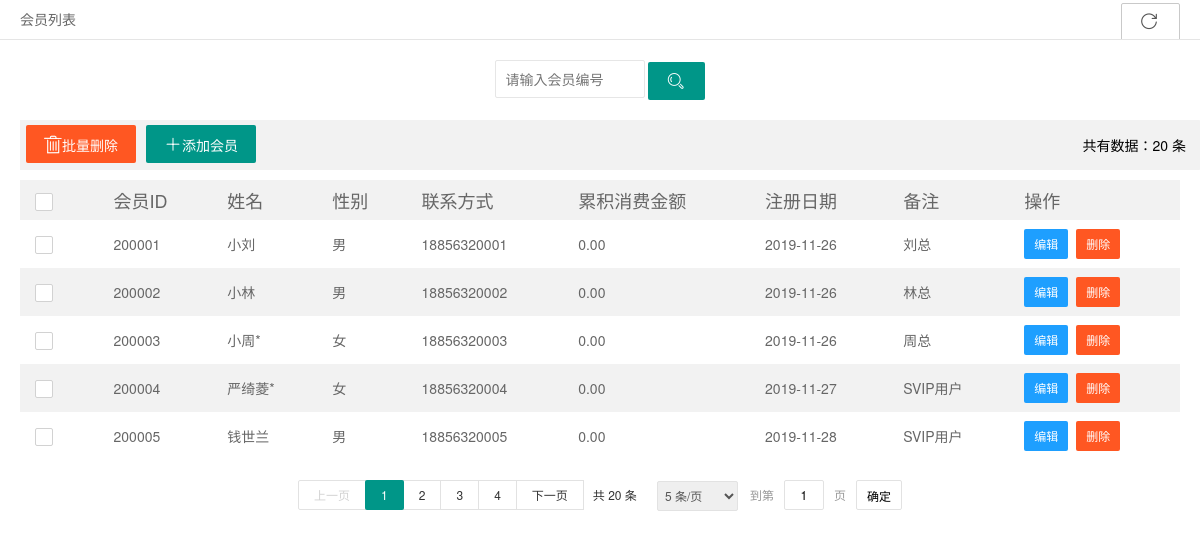
Page /pages/member-list.php on the committed database.
### tables this page shows
CREATE TABLE `tb_member` (
  `memberID` varchar(100) NOT NULL COMMENT '会员编号',
  `memberName` varchar(100) NOT NULL COMMENT '姓名',
  `memberSex` varchar(100) NOT NULL COMMENT '性别',
  `memberPhone` varchar(100) NOT NULL COMMENT '电话',
  `totalSum` decimal(10,2) DEFAULT NULL COMMENT '累积消费金额',
  `createDate` date DEFAULT NULL COMMENT '注册日期',
  `note` varchar(1000) DEFAULT NULL COMMENT '备注',
  PRIMARY KEY (`memberID`)
);

### pages/member-list.php (the view, shortened to what this page needs)
<?php
    include '../config/dbcon.php';
    $sql_count = "select count(*) from tb_member;";
    $query_count = mysqli_query($con, $sql_count);
    $count = mysqli_fetch_array($query_count);
    $recordcount = $count[0];
    if(empty($_GET['page'])){
        $page = 1;
        $pagesize = 5;
    }
    else{
        $page = $_GET['page'];
        $pagesize = $_GET['pagesize'];
    }
    $amount=($page-1)*$pagesize;
    $sql = "select * from tb_member limit {$amount},{$pagesize};";
    $query = mysqli_query($con, $sql);
    $rows = mysqli_fetch_all($query,MYSQLI_ASSOC);
?>
<!DOCTYPE html>
<html>
  <head>
    <link rel="stylesheet" href="../css/font.css">
    <link rel="stylesheet" href="../css/xadmin.css">
    <link rel="stylesheet" href="../layui/css/layui.css">
  </head>
  <body class="layui-anim">
    <div class="x-nav">
      <span class="layui-breadcrumb">
        <a><cite>会员列表</cite></a>
      </span>
      <a class="layui-btn layui-btn-primary layui-btn-small" style="line-height:1.6em;margin-top:3px;float:right"
      href="javascript:location.replace(location.href);" title="刷新">
        <i class="layui-icon" style="line-height:1.6em;margin-top:3px;float:right">&#xe669;</i>
      </a>
    </div>
    <div class="x-body">
      <div class="layui-row" style="text-align: center;margin: 0 auto;">
        <form class="layui-form layui-col-md12 x-so" action="action-search.php" method="post">
          <input type="text" name="memberID"  placeholder="请输入会员编号" required lay-verify="number|memberID"
          autocomplete="off" class="layui-input">
          <button class="layui-btn"  lay-submit="" name ='member-search' lay-filter="sreach-member-id">
            <i class="layui-icon">&#xe615;</i>
          </button>
        </form>
      </div>
      <xblock style="float: left;width: 100%;line-height:40px">
          <form id = "delAll" action = 'action-delete.php' method= "post">
          <button class="layui-btn layui-btn-danger" name='memberSet-delete' onclick = 'delAll()'
                  style="float: left;margin-right: 10px">
            <i class="iconfont">&#xe69d;</i>批量删除
          </button>
        </form>
        <span>
        <button class="layui-btn" onclick="x_admin_show('添加会员','member-add.php',800,600)"
                style="float: left;">
          <i class="iconfont">&#xe6b9;</i>添加会员
        </button>
        </span>
        <span style="float: right;line-height:40px">共有数据：<?php echo $recordcount;?> 条</span>
      </xblock>
      <table class="layui-table" lay-filter="demo" lay-even lay-skin="nob">
        <thead>
          <tr>
            <th>
              <div class="layui-unselect header layui-form-checkbox" lay-skin="primary">
                <i class="layui-icon">&#xe605;</i>
              </div>
            </th>
            <th style="font-size: 18px">会员ID</th>
            <th style="font-size: 18px">姓名</th>
            <th style="font-size: 18px">性别</th>
            <th style="font-size: 18px">联系方式</th>
            <th style="font-size: 18px">累积消费金额</th>
            <th style="font-size: 18px">注册日期</th>
            <th style="font-size: 18px">备注</th>
            <th style="font-size: 18px">操作</th>
          </tr>
        </thead>
        <tbody>
          <?php foreach ($rows as $row){ $str="";?>
          <tr>
            <td>
              <div class="layui-unselect layui-form-checkbox" lay-skin="primary"
                   data-id= "<?php echo htmlspecialchars($row['memberID']);?>" >
                <i class="layui-icon">&#xe605;</i>
              </div>
            </td>
            <td><?php $str.="&0=".$row['memberID'];echo htmlspecialchars($row['memberID']);?></td>
            <td><?php $str.="&1=".$row['memberName'];echo htmlspecialchars($row['memberName']);?></td>
            <td><?php $str.="&2=".$row['memberSex'];echo htmlspecialchars($row['memberSex']);?></td>
            <td><?php $str.="&3=".$row['memberPhone'];echo htmlspecialchars($row['memberPhone']);?></td>
            <td><?php $str.="&4=".$row['totalSum'];echo htmlspecialchars($row['totalSum']);?></td>
            <td><?php $str.="&5=".$row['createDate'];echo htmlspecialchars($row['createDate']);?></td>
            <td><?php $str.="&6=".$row['note'];echo htmlspecialchars($row['note']);?></td>
            <td class="td-manage">
              <a title="编辑" class="layui-btn layui-btn-sm layui-btn-normal" href="javascript:;"
                 onclick="x_admin_show('编辑商品','member-edit.php?<?php echo $str;?>',800,600)"
                 style="float: left;">
                编辑
              </a>
              <a style="float: left;margin-left: 8px;" href="javascript:;">
              <form action="action-delete.php" method="post">
                   <button class="layui-btn layui-btn-sm layui-btn-danger" name="member-delete">删除</button>
              </form>
              </a>
            </td>
          </tr>
          <?php }?>
        </tbody>
      </table>
    </div>
    <div id="member-page" style="text-align: center;margin-top: -20px;"></div>
  </body>
</html>

### css/xadmin.css (style rules this page uses)
* { margin: 0px; padding: 0px; font-family: "microsoft yahei","Helvetica Neue", Helvetica, Arial, sans-serif; }
a { text-decoration: none; }
html { width: 100%; height: 100%; overflow-x:hidden; overflow-y:auto; }
body { width: 100%; min-height: 100%; }
.x-body { padding: 20px; }
.x-nav { padding: 0 20px; position: relative; z-index: 99; border-bottom: 1px solid #e5e5e5; line-height: 39px; height: 39px; overflow: hidden; }
xblock { display: block; margin-bottom: 10px; padding: 5px ; padding-left:6px; padding-right:15px; line-height: 22px; border-radius: 0 2px 2px 0; background-color: #f2f2f2; }
.x-so { margin-bottom: 20px; }
.x-so input.layui-input { width: 150px; }
.x-so input.layui-input,.x-so input.layui-btn { display: inline-block; }
table th, table td { word-break: break-all; }

### rows in the picture
tb_member: memberID "200001", memberName "小刘", memberSex "男", memberPhone "18856320001", totalSum "0.00", createDate "2019-11-26", note "刘总"
tb_member: memberID "200002", memberName "小林", memberSex "男", memberPhone "18856320002", totalSum "0.00", createDate "2019-11-26", note "林总"
tb_member: memberID "200003", memberName "小周*", memberSex "女", memberPhone "18856320003", totalSum "0.00", createDate "2019-11-26", note "周总"
tb_member: memberID "200004", memberName "严绮菱*", memberSex "女", memberPhone "18856320004", totalSum "0.00", createDate "2019-11-27", note "SVIP用户"
tb_member: memberID "200005", memberName "钱世兰", memberSex "男", memberPhone "18856320005", totalSum "0.00", createDate "2019-11-28", note "SVIP用户"

### other values in the picture
$recordcount "20"
